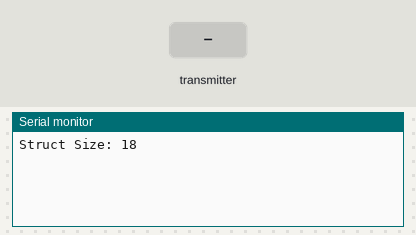
This sketch was run on a simulated Arduino Uno, built with avr-gcc and run on an emulated ATmega328P. Parts: the last lines printed to the serial monitor. The inputs (shaded band) are chosen by the test bench. No radio packets arrive unless stated.

Above: at 2.7 s.
2.8 s: the transmitter starts sending status = 0
At 2.94 s:
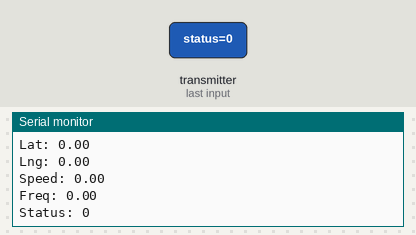
4.3 s: the transmitter starts sending lat = 25
At 4.8 s:
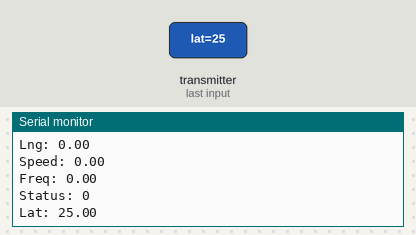
7.3 s: the transmitter starts sending lat = 0
At 7.48 s:
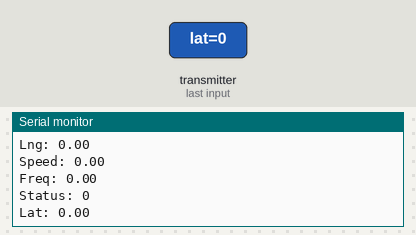
10.3 s: the transmitter starts sending lot = 25
11.8 s: the transmitter starts sending speed = 25
14.8 s: the transmitter starts sending status = 1023
At 14.9 s:
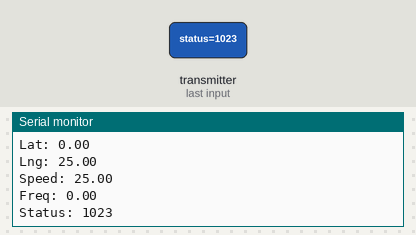

The sketch:

groundGPS_test.ino
```cpp
#include <SPI.h>
#include <nRF24L01.h>
#include <RF24.h>

const uint64_t nrf_address = 0xE8E8F0F0E1LL;

RF24 radio(6, 9); // CE , CSN pins

/*
  status:
    0 - no signal
    1 - signal
    2 - timed out

*/
struct TelemetryData{
  int status = -1;
  double lat = 0.0;
  double lot = 0.0;
  double speed = 0.0;
  // double alt = 0.0;
  float freq = 0;
};
TelemetryData data;


void setup(){
  Serial.begin(9600);
  delay(1500);

  //Radio for nrf24
  radio.begin();
  radio.setAutoAck(false);
  radio.setDataRate(RF24_250KBPS); // Both endpoints must have this set the same
  // radio.openWritingPipe(GS_nrf_address);
  radio.openReadingPipe(1, nrf_address); //set receiving address
  radio.startListening(); //Set module as receiver

  Serial.print("Struct Size: "); Serial.println(sizeof(TelemetryData));

}

void loop(){
  if ( radio.available() ){
    radio.read(&data, sizeof(TelemetryData));
    printNRF();
  }
  delay(100);
}

void printNRF(){
  Serial.print("Status: "); Serial.println(data.status);
  Serial.print("Lat: "); Serial.println(data.lat);
  Serial.print("Lng: "); Serial.println(data.lot);
  Serial.print("Speed: "); Serial.println(data.speed);
  // Serial.print("Alt: "); Serial.println(data.alt);
  Serial.print("Freq: "); Serial.println(data.freq);
  Serial.println();
}
```

Measured:
- after the input at 2.8 s, the serial monitor: prints a new line at once (image 1)
- after the input at 4.3 s, the serial monitor: prints a new line after 0.09 s (image 2)
- after the input at 7.3 s, the serial monitor: prints a new line after 0.08 s (image 3)
- after the input at 14.8 s, the serial monitor: prints a new line after 0.09 s (image 4)
